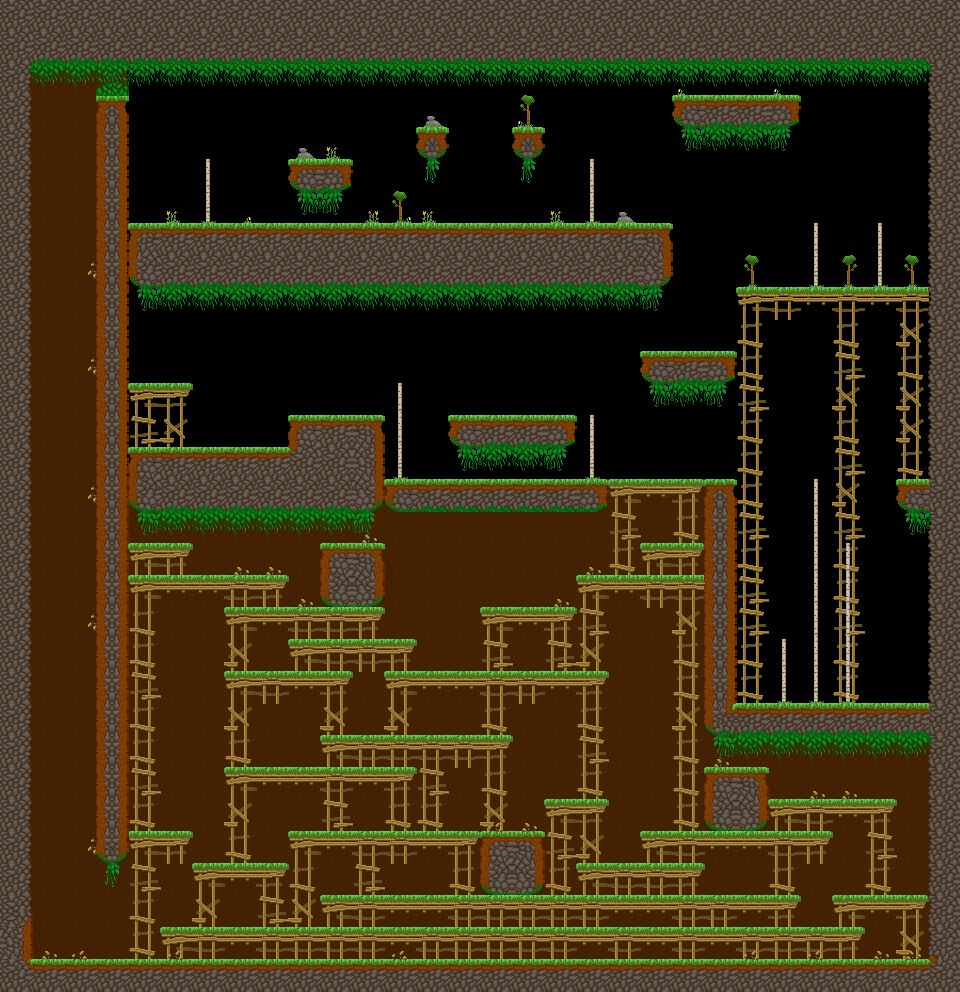

The image is a tile-based game level rendered from a .tmx file. Its description and source (layers, tilesets, objects; grid data summarised) follow:
An orthogonal 30x31 tile map with 32x32 px tiles, 4 tile layers (background, main, foreground, hints), 1 hidden layer not drawn, 4 tilesets and 137 objects (50x spike, 18x veggie, 9x treetop_birch, 7x bush, 2x golden_veggie, ...).

<map version="1.5" tiledversion="1.7.2" orientation="orthogonal" renderorder="right-down" width="30" height="31" tilewidth="32" tileheight="32" infinite="0" nextlayerid="11" nextobjectid="138">
 <properties>
  <property name="hints" value="trampolineenemy,secret_entrance" />
  <property name="time_to_beat" value="15" />
 </properties>
 <tileset firstgid="1" name="grass_level" tilewidth="33" tileheight="33" spacing="1" margin="1" tilecount="144" columns="16">
  <image source="../../sprites/tilesets/34tile.png" width="544" height="306" />
 </tileset>
 <tileset firstgid="145" name="treetops_big_96" tilewidth="96" tileheight="64" tilecount="2" columns="2">
  <image source="../../sprites/objects/scenery/treetops_big_96.png" width="192" height="64" />
 </tileset>
 <tileset firstgid="147" name="object_tilemap_16" tilewidth="16" tileheight="16" tilecount="12" columns="4">
  <image source="../../sprites/tilesets/object_tilemap_16.png" width="64" height="48" />
 </tileset>
 <tileset firstgid="159" name="object_tilemap_32" tilewidth="32" tileheight="32" tilecount="25" columns="5">
  <image source="../../sprites/tilesets/object_tilemap_32.png" width="160" height="160" />
  <tile id="0">
   <properties>
    <property name="item_no" value="5" />
    <property name="type" value="costume_head" />
   </properties>
  </tile>
  <tile id="1">
   <properties>
    <property name="spawn" value="spawn" />
   </properties>
  </tile>
  <tile id="2">
   <properties>
    <property name="goal" value="goal" />
   </properties>
  </tile>
  <tile id="3">
   <properties>
    <property name="name" value="pig" />
   </properties>
  </tile>
  <tile id="4">
   <properties>
    <property name="direction" value="left" />
    <property name="name" value="walking_enemy" />
   </properties>
  </tile>
 </tileset>
 <layer id="1" name="background" width="30" height="31">
  <properties>
   <property name="background" value="background" />
  </properties>
  <data>[930 cells, 544 non-empty, 12 distinct tile ids]</data>
 </layer>
 <layer id="2" name="main" width="30" height="31">
  <data>[930 cells, 507 non-empty, 36 distinct tile ids]</data>
 </layer>
 <layer id="3" name="foreground" width="30" height="31">
  <properties>
   <property name="foreground" value="foreground" />
  </properties>
  <data>[930 cells, 97 non-empty, 13 distinct tile ids]</data>
 </layer>
 <layer id="4" name="hidden" width="30" height="31" visible="0">
  <data>[930 cells, 494 non-empty, 12 distinct tile ids]</data>
 </layer>
 <layer id="5" name="hints" width="30" height="31">
  <properties>
   <property name="Spikes" value="Watch out for spikes,:they hurt alot!" />
   <property name="hintw" value="There is a secret entrance:that leads under the ground!:The enemy is the key" />
   <property name="int424" value="Enemies can be used as a:trampoline. Just make sure:to tap in time!" />
  </properties>
  <data>[930 cells, 0 non-empty, 0 distinct tile ids]</data>
 </layer>
 <objectgroup color="#e70000" id="6" name="hard-blocks">
  <object id="1" x="0" y="32" width="32" height="960" />
  <object id="2" x="928" y="32" width="32" height="992" />
  <object id="3" x="0" y="960" width="960" height="32" />
  <object id="4" x="32" y="32" width="896" height="32" />
  <object id="5" x="96" y="224" width="576" height="64" />
  <object id="6" x="96" y="96" width="32" height="128" />
  <object id="7" x="96" y="288" width="32" height="576" />
  <object id="8" x="128" y="480" width="480" height="32" />
  <object id="9" x="704" y="480" width="32" height="256" />
  <object id="10" x="736" y="704" width="192" height="32" />
  <object id="11" x="288" y="160" width="64" height="32" />
  <object id="12" x="416" y="128" width="32" height="32" />
  <object id="13" x="512" y="128" width="32" height="32" />
  <object id="14" x="672" y="96" width="128" height="32" />
  <object id="15" x="128" y="448" width="256" height="32" />
  <object id="16" x="288" y="416" width="96" height="32" />
  <object id="17" x="640" y="352" width="96" height="32" />
  <object id="18" x="448" y="416" width="128" height="32" />
  <object id="19" x="896" y="480" width="32" height="32" />
  <object id="20" x="320" y="544" width="64" height="64" />
  <object id="21" x="480" y="832" width="64" height="64" />
  <object id="22" x="704" y="768" width="64" height="64" />
 </objectgroup>
 <objectgroup color="#0055ff" id="7" name="soft-blocks">
  <object id="23" x="736" y="288" width="192" height="32" />
  <object id="24" x="128" y="384" width="64" height="32" />
  <object id="25" x="576" y="576" width="128" height="32" />
  <object id="26" x="128" y="576" width="160" height="32" />
  <object id="27" x="128" y="544" width="64" height="32" />
  <object id="28" x="224" y="608" width="160" height="32" />
  <object id="29" x="480" y="608" width="96" height="32" />
  <object id="30" x="288" y="640" width="128" height="32" />
  <object id="31" x="224" y="672" width="128" height="32" />
  <object id="32" x="384" y="672" width="224" height="32" />
  <object id="33" x="320" y="736" width="192" height="32" />
  <object id="34" x="224" y="768" width="192" height="32" />
  <object id="35" x="128" y="832" width="64" height="32" />
  <object id="36" x="192" y="864" width="96" height="32" />
  <object id="37" x="288" y="832" width="192" height="32" />
  <object id="38" x="544" y="800" width="64" height="32" />
  <object id="39" x="576" y="864" width="128" height="32" />
  <object id="40" x="640" y="832" width="192" height="32" />
  <object id="41" x="768" y="800" width="128" height="32" />
  <object id="42" x="832" y="896" width="96" height="32" />
  <object id="43" x="160" y="928" width="704" height="32" />
  <object id="44" x="320" y="896" width="480" height="32" />
  <object id="45" x="640" y="544" width="64" height="32" />
  <object id="46" x="608" y="480" width="96" height="32" />
 </objectgroup>
 <objectgroup id="8" name="treetop_big" />
 <objectgroup id="9" name="objects-16px">
  <object id="47" name="veggie" gid="150" x="136" y="376" width="16" height="16" />
  <object id="48" name="veggie" gid="150" x="168" y="376" width="16" height="16" />
  <object id="49" name="veggie" gid="150" x="328" y="392" width="16" height="16" />
  <object id="50" name="veggie" gid="150" x="488" y="472" width="16" height="16" />
  <object id="51" name="veggie" gid="150" x="520" y="472" width="16" height="16" />
  <object id="52" name="veggie" gid="150" x="488" y="408" width="16" height="16" />
  <object id="53" name="veggie" gid="150" x="520" y="408" width="16" height="16" />
  <object id="54" name="veggie" gid="150" x="904" y="448" width="16" height="16" />
  <object id="55" name="veggie" gid="150" x="776" y="280" width="16" height="16" />
  <object id="56" name="veggie" gid="150" x="744" y="280" width="16" height="16" />
  <object id="57" name="veggie" gid="150" x="808" y="280" width="16" height="16" />
  <object id="58" name="veggie" gid="150" x="840" y="280" width="16" height="16" />
  <object id="59" name="veggie" gid="150" x="872" y="280" width="16" height="16" />
  <object id="60" name="veggie" gid="150" x="424" y="120" width="16" height="16" />
  <object id="61" name="veggie" gid="150" x="520" y="120" width="16" height="16" />
  <object id="62" name="veggie" gid="150" x="200" y="216" width="16" height="16" />
  <object id="63" name="veggie" gid="150" x="232" y="216" width="16" height="16" />
  <object id="64" name="veggie" gid="150" x="264" y="216" width="16" height="16" />
  <object id="65" name="spike" gid="154" x="96" y="960" width="16" height="16" />
  <object id="66" name="spike" gid="154" x="112" y="952" width="16" height="16" />
  <object id="67" name="spike" gid="154" x="104" y="944" width="16" height="16" />
  <object id="68" name="spike" gid="154" x="512" y="912" width="16" height="16" />
  </objectgroup>
 <objectgroup id="10" name="objects-32px">
  <!-- 21 objects omitted --></objectgroup>
</map>
<!-- 69 of 137 objects omitted -->
